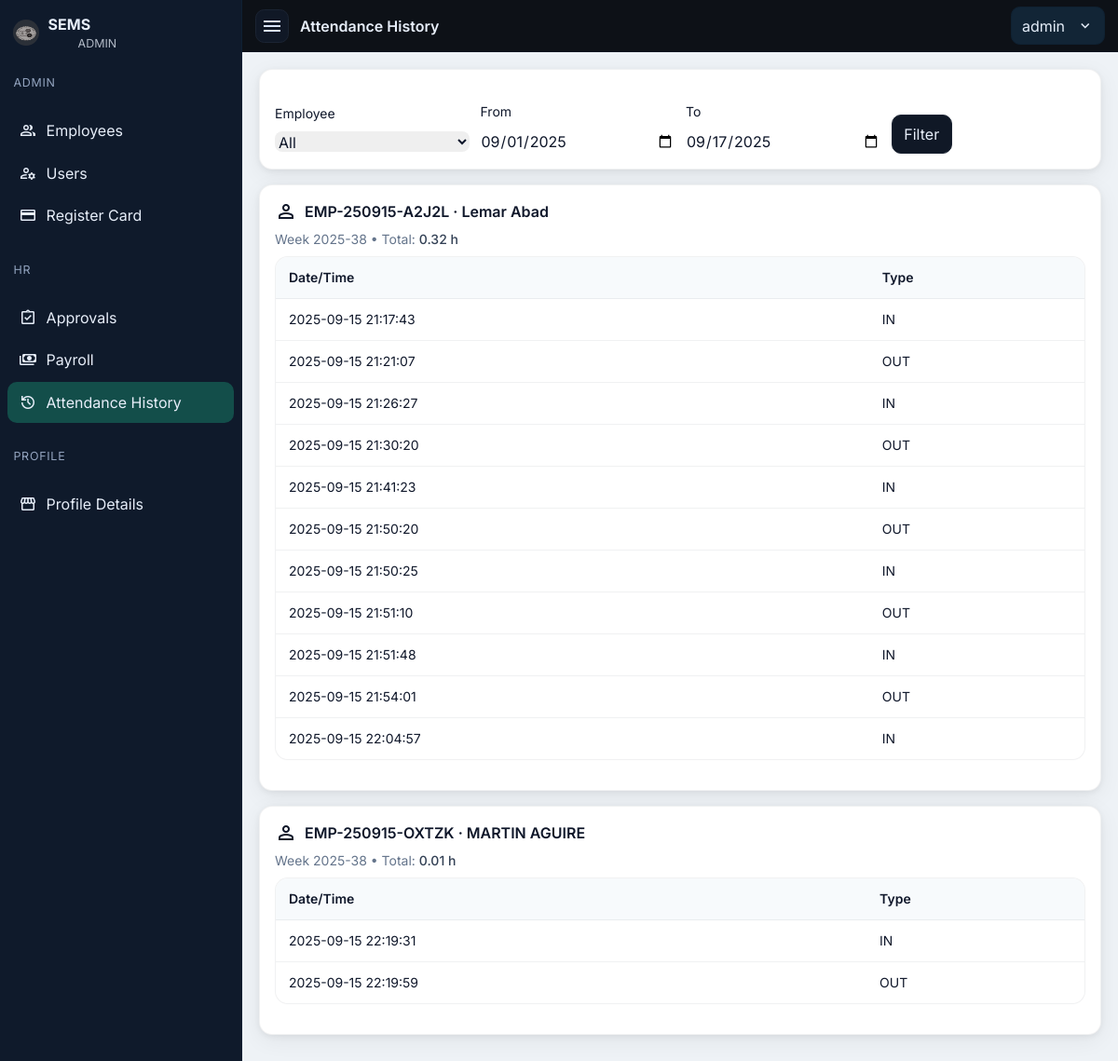
Page /public/hr/attendance_history.php (signed in) on the committed database.
### tables this page shows
CREATE TABLE `users` (
  `id` int(11) NOT NULL,
  `username` varchar(60) NOT NULL,
  `password_hash` varchar(255) NOT NULL,
  `role` enum('ADMIN','HR','MANAGER','EMPLOYEE') NOT NULL,
  `employee_id` int(11) DEFAULT NULL
);

CREATE TABLE `attendance_logs` (
  `id` bigint(20) NOT NULL,
  `employee_id` int(11) NOT NULL,
  `device_id` int(11) DEFAULT NULL,
  `rfid_uid` varchar(32) NOT NULL,
  `type` enum('IN','OUT') NOT NULL,
  `tap_time` datetime NOT NULL,
  `verification_status` enum('PENDING','MATCH','MISMATCH','UNVERIFIED') DEFAULT 'UNVERIFIED',
  `approved_by` int(11) DEFAULT NULL,
  `approved_at` datetime DEFAULT NULL,
  `reject_reason` varchar(255) DEFAULT NULL,
  `pair_id` bigint(20) DEFAULT NULL,
  `created_at` timestamp NOT NULL DEFAULT current_timestamp()
);

### public/partials/auth.php (called while the page is built, shortened)
<?php
function current_user(PDO $db){
  $sql="SELECT u.id,u.username,u.role,u.employee_id,
               COALESCE(CONCAT(e.fname,' ',e.lname), u.username) AS name,
               e.position
        FROM users u
        LEFT JOIN employees e ON e.id=u.employee_id
        WHERE u.id=?";
  $st=$db->prepare($sql); $st->execute([$_SESSION['uid']]);
  return $st->fetch(PDO::FETCH_ASSOC);
}

### public/hr/attendance_history.php (the view, shortened to what this page needs)
<?php
require __DIR__.'/../partials/auth.php'; require_role(['HR','ADMIN']);
$page_title='Attendance History'; require __DIR__.'/../partials/layout_head.php'; require __DIR__.'/../partials/layout_nav.php';
$emp_id = isset($_GET['employee_id']) && $_GET['employee_id']!=='' ? (int)$_GET['employee_id'] : null;
$from   = $_GET['from'] ?? date('Y-m-01');
$to     = $_GET['to']   ?? date('Y-m-d');
$sql="SELECT a.employee_id, CONCAT(e.emp_no,' · ',e.fname,' ',e.lname) AS emp,
             a.type,a.tap_time, a.pair_id
      FROM attendance_logs a
      JOIN employees e ON e.id=a.employee_id
      WHERE DATE(a.tap_time) BETWEEN ? AND ?".
      ($emp_id? " AND a.employee_id=".$db->quote($emp_id) : "").
      " ORDER BY e.lname, a.tap_time";
$st=$db->prepare($sql); $st->execute([$from,$to]); $rows=$st->fetchAll(PDO::FETCH_ASSOC);
$byEmp=[];
foreach($rows as $r){ $byEmp[$r['employee_id']]['name']=$r['emp']; $byEmp[$r['employee_id']]['rows'][]=$r; }
function weekly_key($date){ $d=new DateTime($date); return $d->format("o-W"); }
?>
<div class="max-w-6xl mx-auto">
  <form class="card mb-4 grid sm:grid-cols-4 gap-3 items-end">
    <div><label class="text-sm">Employee</label>
      <select name="employee_id" class="mt-2 w-full rounded-lg border-slate-300">
        <option value="">All</option>
      </select>
    </div>
    <div><label class="text-sm">From</label><input type="date" name="from" value="<?= htmlspecialchars($from) ?>" class="mt-2 w-full rounded-lg border-slate-300"></div>
    <div><label class="text-sm">To</label><input type="date" name="to" value="<?= htmlspecialchars($to) ?>" class="mt-2 w-full rounded-lg border-slate-300"></div>
    <div><button class="btn mt-8">Filter</button></div>
  </form>
  <?php foreach($byEmp as $empId=>$data): ?>
    <div class="card mb-4">
      <div class="font-semibold mb-2 flex items-center gap-2"><span class="material-symbols-outlined">person</span> <?= htmlspecialchars($data['name']) ?></div>
      <?php
        $weeks=[];
        foreach($data['rows'] as $r){ $wk=weekly_key($r['tap_time']); $weeks[$wk][]=$r; }
        foreach($weeks as $wk=>$logs):
          $mins=0; $open=null;
          foreach($logs as $r){
            if($r['type']==='IN'){ $open=$r['tap_time']; }
            elseif($r['type']==='OUT' && $open){ $mins += (strtotime($r['tap_time'])-strtotime($open))/60; $open=null; }
          }
          $hours=round($mins/60,2);
      ?>
        <div class="mb-2 text-sm text-slate-500">Week <?= htmlspecialchars($wk) ?> • Total: <span class="font-medium text-slate-700"><?= $hours ?> h</span></div>
        <div class="overflow-x-auto mb-4">
          <table class="table text-sm">
            <thead><tr><th>Date/Time</th><th>Type</th></tr></thead>
            <tbody>
              <?php foreach($logs as $r): ?>
                <tr><td><?= htmlspecialchars($r['tap_time']) ?></td><td><?= $r['type'] ?></td></tr>
              <?php endforeach; ?>
            </tbody>
          </table>
        </div>
      <?php endforeach; ?>
    </div>
  <?php endforeach; ?>
</div>
<?php require __DIR__.'/../partials/layout_foot.php'; ?>

### public/partials/layout_head.php (shortened to what this page needs)
<!doctype html>
<html lang="en">
<head>
<script src="https://cdn.tailwindcss.com"></script>
</head>
<body>

### public/partials/layout_nav.php (shortened to what this page needs)
<?php
require_once __DIR__.'/auth.php';
$u = current_user($db) ?? ['name'=>'User','role'=>'EMPLOYEE','position'=>null];
$page_title = $page_title ?? 'Dashboard';
function sems_nav_sections(string $role): array {
  $sections = [];
  if ($role === 'ADMIN') {
    $sections[] = ['label'=>'Admin','items'=>[
      ['Employees','/sems/public/admin/employees.php','group'],
      ['Users','/sems/public/admin/users.php','manage_accounts'],
      ['Register Card','/sems/public/admin/cards_register.php','credit_card'],
    ]];
  }
  if ($role === 'HR' || $role === 'ADMIN') {
    $sections[] = ['label'=>'HR','items'=>[
      ['Approvals','/sems/public/hr/approvals.php','assignment_turned_in'],
      ['Payroll','/sems/public/hr/payroll_run.php','payments'],
      ['Attendance History','/sems/public/hr/attendance_history.php','history'],
    ]];
  }
  $sections[] = ['label'=>'Profile','items'=>[
    ['Profile Details','/sems/public/employee/profile.php','storefront']
  ]];
  return $sections;
}
$sections = sems_nav_sections($u['role']);
?>
<nav id="sb" class="sb" aria-label="Sidebar">
  <div class="sb-head">
    <img src="/sems/public/assets/logo.png" alt="SEMS">
    <div>
      <div style="font-weight:700">SEMS</div>
      <div class="sb-role"><?= htmlspecialchars($u['role']) ?></div>
    </div>
  </div>
  <?php foreach ($sections as $section): ?>
    <div class="sb-section"><?= htmlspecialchars($section['label']) ?></div>
    <ul>
      <?php foreach ($section['items'] as [$label,$href,$icon]):
        $is = (strpos($_SERVER['REQUEST_URI'],$href)===0) ? 'active' : ''; ?>
        <li><a class="<?= $is ?>" href="<?= $href ?>"><span class="ms"><?= $icon ?></span><span><?= htmlspecialchars($label) ?></span></a></li>
      <?php endforeach; ?>
    </ul>
  <?php endforeach; ?>
</nav>
<header class="topbar" role="banner">
  <button id="toggle" class="hambtn" aria-label="Toggle navigation">
    <span class="material-symbols-outlined">menu</span>
  </button>
  <div style="font-weight:600"><?= htmlspecialchars($page_title) ?></div>
  <div class="menu" id="profileMenu">
    <button class="menu-btn" type="button" title="Account">
      <span><?= htmlspecialchars($u['name'] ?? 'User') ?></span>
      <span class="material-symbols-outlined" style="font-size:18px;margin-left:.25rem">expand_more</span>
    </button>
  </div>
</header>
<div id="main"><div class="container">

### public/partials/layout_foot.php (shortened to what this page needs)
  </div>
</div>
</body>
</html>

### public/partials/layout_head.php (style rules this page uses)
:root { --sb-w:260px; --brand:#0d1117; --sidebar:#0f1a2b; --sidebar-hover:#14233c; --active:#134e4a; --surface:#eef2f6; --card:#ffffff; --ink:#0f172a; --muted:#64748b; --accent:#10b981; }
* { box-sizing:border-box }
html,body { margin:0 }
body { font-family:Inter,system-ui,Segoe UI,Roboto,Arial,sans-serif; background:var(--surface); color:var(--ink); }
.topbar { position:sticky; top:0; z-index:50; height:56px; display:flex; align-items:center; gap:.75rem; background:var(--brand); color:#e7eef9; border-bottom:1px solid #0e1520; padding-inline:14px; transition: padding-left .2s ease; }
.hambtn { width:36px;height:36px;display:inline-grid;place-items:center;border-radius:.6rem;border:1px solid #1b2433;background:#101826;color:#dbe7ff;cursor:pointer }
.material-symbols-outlined { font-variation-settings:'FILL' 0,'wght' 400,'GRAD' 0,'opsz' 24 }
.menu { position:relative;margin-left:auto }
.menu-btn { display:flex;align-items:center;gap:.55rem;cursor:pointer;background:#122536;color:#e5eef9;border:1px solid #0f2132;border-radius:.6rem;padding:.45rem .7rem }
.sb { position:fixed;inset:0 auto 0 0;z-index:60;width:var(--sb-w);background:var(--sidebar);color:#e7eef9;border-right:1px solid #0f2033;transform:translateX(-100%);transition:transform .2s ease;display:flex;flex-direction:column }
.sb.open { transform:translateX(0) }
.sb-head { display:flex;gap:.6rem;align-items:center;padding:14px }
.sb-head img { width:28px;height:28px;border-radius:50%;background:#2b3038 }
.sb-role { font-size:.78rem;opacity:.75;margin-left:2rem }
.sb ul { list-style:none;margin:8px 8px 16px;padding:0 }
.sb li { margin:.1rem 0 }
.sb a { display:flex;align-items:center;gap:.6rem;color:#e7eef9;padding:10px 12px;border-radius:10px }
.sb a.active { background:var(--active) }
.sb-section { padding:.6rem .9rem;color:#93a4bf;font-size:.78rem;text-transform:uppercase;letter-spacing:.06em }
.ms { font-family:'Material Symbols Outlined';font-weight:400;font-style:normal;font-size:20px;line-height:1 }
#main { min-height:calc(100vh - 56px);transition:padding-left .2s ease; }
.container { max-width:1100px;margin:0 auto;padding:18px }
@media (min-width: 992px) { body.with-sb .topbar { padding-left:calc(14px + var(--sb-w)); } }
@media (min-width: 992px) { body.with-sb #main { padding-left:var(--sb-w); } }
.card { background:var(--card);color:var(--ink);border-radius:14px;padding:16px;border:1px solid rgba(15,23,42,.06);box-shadow:0 6px 24px rgba(2,10,24,.06),0 2px 6px rgba(2,10,24,.06) }
.table { width:100%;border-collapse:separate;border-spacing:0;background:#fff;border:1px solid rgba(15,23,42,.06);border-radius:14px;overflow:hidden }
.table th,.table td { padding:12px 14px;text-align:left;border-bottom:1px solid rgba(15,23,42,.06) }
.table th { font-weight:600;color:#0f172a;background:#f7fafc }
.table tr:last-child td { border-bottom:none }
.btn { display:inline-flex;align-items:center;gap:.4rem;padding:.5rem .8rem;background:#101826;color:#e7eef9;border:1px solid #1b2433;border-radius:10px }

### rows in the picture
users: role "ADMIN"
attendance_logs: tap_time "2025-38", hours "0.32", tap_time "2025-09-15 22:04:57", type "IN"
attendance_logs: tap_time "2025-09-15 21:17:43", type "IN"
attendance_logs: tap_time "2025-09-15 21:21:07", type "OUT"
attendance_logs: tap_time "2025-09-15 21:26:27", type "IN"
attendance_logs: tap_time "2025-09-15 21:30:20", type "OUT"
attendance_logs: tap_time "2025-09-15 21:41:23", type "IN"
attendance_logs: tap_time "2025-09-15 21:50:20", type "OUT"
attendance_logs: tap_time "2025-09-15 21:50:25", type "IN"
attendance_logs: tap_time "2025-09-15 21:51:10", type "OUT"
attendance_logs: tap_time "2025-09-15 21:51:48", type "IN"
attendance_logs: tap_time "2025-09-15 21:54:01", type "OUT"
attendance_logs: tap_time "2025-38", hours "0.01", tap_time "2025-09-15 22:19:59", type "OUT"
attendance_logs: tap_time "2025-09-15 22:19:31", type "IN"

### other values in the picture
$section['label'] "ADMIN"
$label "Employees"
$label "Users"
$label "Register Card"
$section['label'] "HR"
$label "Approvals"
$label "Payroll"
$label "Attendance History"
$section['label'] "PROFILE"
$label "Profile Details"
$page_title "Attendance History"
$u['name'] "admin"
$data['name'] "EMP-250915-A2J2L · Lemar Abad"
$data['name'] "EMP-250915-OXTZK · MARTIN AGUIRE"
